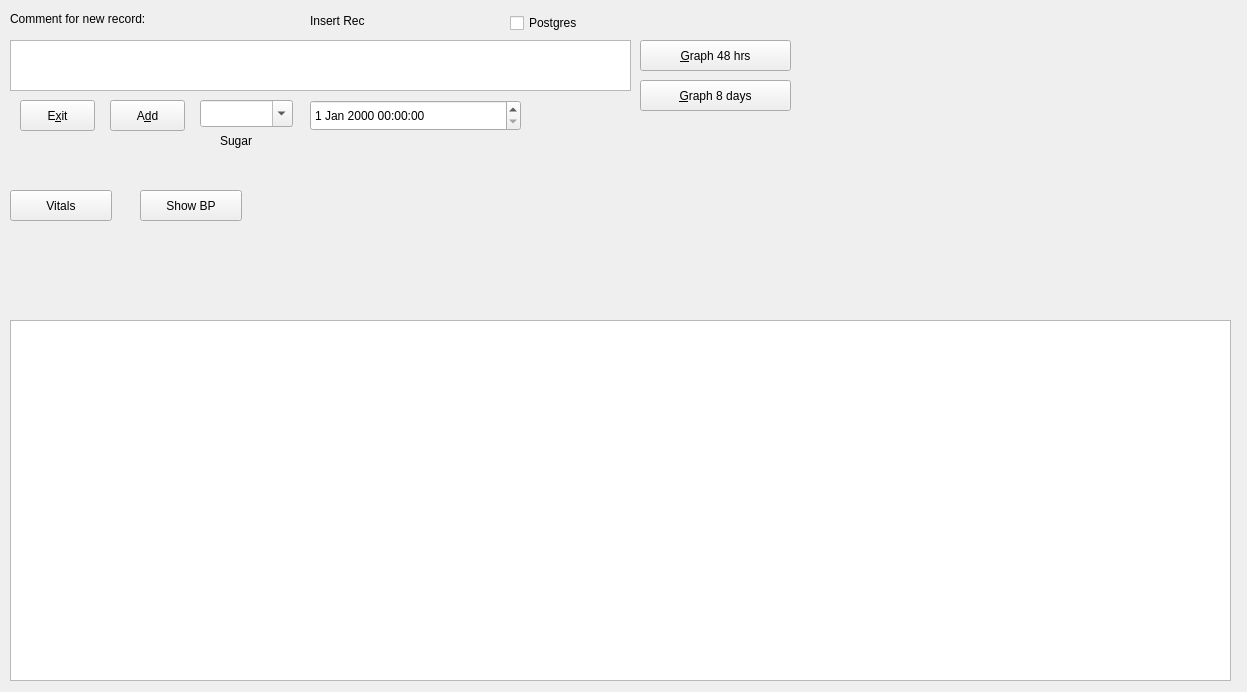
<?xml version="1.0" encoding="UTF-8"?>
<ui version="4.0">
 <class>Menu</class>
 <widget class="QWidget" name="Menu">
  <property name="geometry">
   <rect>
    <x>0</x>
    <y>0</y>
    <width>1247</width>
    <height>692</height>
   </rect>
  </property>
  <property name="sizePolicy">
   <sizepolicy hsizetype="Fixed" vsizetype="Fixed">
    <horstretch>0</horstretch>
    <verstretch>0</verstretch>
   </sizepolicy>
  </property>
  <property name="maximumSize">
   <size>
    <width>1247</width>
    <height>692</height>
   </size>
  </property>
  <property name="windowTitle">
   <string>Menu</string>
  </property>
  <widget class="QLabel" name="lblComment">
   <property name="geometry">
    <rect>
     <x>10</x>
     <y>8</y>
     <width>209</width>
     <height>21</height>
    </rect>
   </property>
   <property name="text">
    <string>Comment for new record:</string>
   </property>
  </widget>
  <widget class="QPlainTextEdit" name="txtComment">
   <property name="geometry">
    <rect>
     <x>10</x>
     <y>40</y>
     <width>621</width>
     <height>51</height>
    </rect>
   </property>
   <property name="plainText">
    <string/>
   </property>
  </widget>
  <widget class="QCheckBox" name="chkPG">
   <property name="geometry">
    <rect>
     <x>510</x>
     <y>10</y>
     <width>94</width>
     <height>26</height>
    </rect>
   </property>
   <property name="text">
    <string>Postgres</string>
   </property>
  </widget>
  <widget class="QPushButton" name="btnInsert">
   <property name="geometry">
    <rect>
     <x>110</x>
     <y>100</y>
     <width>75</width>
     <height>31</height>
    </rect>
   </property>
   <property name="text">
    <string>A&amp;dd</string>
   </property>
  </widget>
  <widget class="QComboBox" name="sugarCombo">
   <property name="geometry">
    <rect>
     <x>200</x>
     <y>100</y>
     <width>93</width>
     <height>27</height>
    </rect>
   </property>
   <property name="editable">
    <bool>true</bool>
   </property>
  </widget>
  <widget class="QLabel" name="lblInsert">
   <property name="geometry">
    <rect>
     <x>310</x>
     <y>10</y>
     <width>121</width>
     <height>21</height>
    </rect>
   </property>
   <property name="text">
    <string>Insert Rec</string>
   </property>
  </widget>
  <widget class="QPushButton" name="btnExit">
   <property name="geometry">
    <rect>
     <x>20</x>
     <y>100</y>
     <width>75</width>
     <height>31</height>
    </rect>
   </property>
   <property name="text">
    <string>E&amp;xit</string>
   </property>
  </widget>
  <widget class="QLabel" name="lblSugar">
   <property name="geometry">
    <rect>
     <x>220</x>
     <y>130</y>
     <width>49</width>
     <height>21</height>
    </rect>
   </property>
   <property name="text">
    <string>Sugar</string>
   </property>
  </widget>
  <widget class="QDateTimeEdit" name="dateTimeEdit">
   <property name="geometry">
    <rect>
     <x>310</x>
     <y>100</y>
     <width>211</width>
     <height>31</height>
    </rect>
   </property>
  </widget>
  <widget class="QPushButton" name="btnGraph48">
   <property name="geometry">
    <rect>
     <x>640</x>
     <y>40</y>
     <width>151</width>
     <height>31</height>
    </rect>
   </property>
   <property name="text">
    <string>&amp;Graph 48 hrs</string>
   </property>
  </widget>
  <widget class="QPushButton" name="btnGraph8">
   <property name="geometry">
    <rect>
     <x>640</x>
     <y>80</y>
     <width>151</width>
     <height>31</height>
    </rect>
   </property>
   <property name="text">
    <string>&amp;Graph 8 days</string>
   </property>
  </widget>
  <widget class="QPushButton" name="btnVitals">
   <property name="geometry">
    <rect>
     <x>10</x>
     <y>190</y>
     <width>102</width>
     <height>31</height>
    </rect>
   </property>
   <property name="text">
    <string>Vitals</string>
   </property>
  </widget>
  <widget class="QTableView" name="tblViewRec">
   <property name="geometry">
    <rect>
     <x>10</x>
     <y>320</y>
     <width>1221</width>
     <height>361</height>
    </rect>
   </property>
   <attribute name="horizontalHeaderStretchLastSection">
    <bool>true</bool>
   </attribute>
  </widget>
  <widget class="QPushButton" name="btnShowBP">
   <property name="geometry">
    <rect>
     <x>140</x>
     <y>190</y>
     <width>102</width>
     <height>31</height>
    </rect>
   </property>
   <property name="text">
    <string>Show BP</string>
   </property>
  </widget>
 </widget>
 <resources/>
 <connections/>
</ui>
